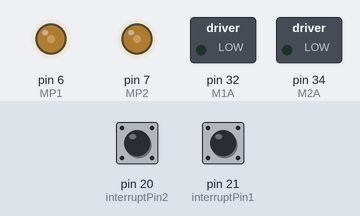
The sketch below on a simulated Arduino Mega 2560, built with avr-gcc and run on an emulated ATmega2560. On the bench: switched loads named in the sketch (green lamp = pin HIGH), output pins drawn as LEDs (lit = HIGH). Inputs (shaded band) come from the test bench; at power-on: pin 20 (interruptPin2) HIGH, pin 21 (interruptPin1) HIGH. Pins used as bus, display or sensor lines are not drawn; what the sketch prints to the serial monitor is not drawn.

Above: at 0.2 s.
Timing chart, 0 to 1.7 s (numbered marks = the images above):
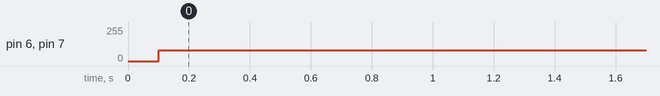

Measured:
- by itself, pin 6 (MP1), pin 7 (MP2): 0/255 → 80/255 at 0.10 s

The sketch:

ArduinoAGV.ino
```cpp
//interruptPin
const int interruptPin1 = 21;
const int channelPin1 = 23;
int varInt1 = 0;
const int interruptPin2 = 20;
const int channelPin2 = 25;
int varInt2 = 0;

//PID Controller
int errorPID, toleranceErr, target, scale, dir;
#define maxPIDPWM 80
#define minPIDPWM 20
#define tolerance 0.02
#define euler 2.71282
int finalPWM = 0;

//PID Calculation 1
int pos1 = 0;
long prevT1 = 0;
float eprev1 = 0;
float eintegral1 = 0;
float u1, pwr1, dedt1, e1, deltaT1;
long currT1;

//PID Calculation 2
int pos2 = 0;
long prevT2 = 0;
float eprev2 = 0;
float eintegral2 = 0;
float u2, pwr2, dedt2, e2, deltaT2;
long currT2;

float kp = 5;
float kd = 1;
float ki = 0.4;

//Mobile Robotics
int plan = 0;
int D = 9;
float ppr = 250;
float keliling = D*3.14;
float hasiljarak = keliling/ppr;
float jarakAkhir;

int pwm;
float M1, M2;

#define MP1 6
#define MP2 7

#define M2A 34
#define M2B 36
#define M1A 32
#define M1B 30

int m1;
int m2;

void setup() {
  Serial.begin(9600);
  delay(100);
  Serial.println("Dimulai");
  pinMode(interruptPin1, INPUT_PULLUP);
  pinMode(channelPin1, INPUT_PULLUP);
  attachInterrupt(digitalPinToInterrupt(interruptPin1), interrupt1, RISING);

  pinMode(interruptPin2, INPUT_PULLUP);
  pinMode(channelPin2, INPUT_PULLUP);
  attachInterrupt(digitalPinToInterrupt(interruptPin2), interrupt2, RISING);

  pinMode(MP1,OUTPUT);
  pinMode(MP2,OUTPUT);

  pinMode(M1A,OUTPUT);
  pinMode(M1B,OUTPUT);
  pinMode(M2A,OUTPUT);
  pinMode(M2B,OUTPUT);
}

void loop(){
  translationTPID(1000);
}
```

MobileRobotics.ino
```cpp
void preparePID(int err){
  errorPID = err;
  toleranceErr = (errorPID*tolerance);
  scale = fabs(errorPID);
  if(scale>maxPIDPWM){ scale=maxPIDPWM;}
  dir = 1;
  if(err<0){dir = -1;}
  }

void donePID(int varInt){
  if(varInt < (varInt + toleranceErr) && varInt > (varInt - toleranceErr)){
    configMotor(0, 0);
    delay(2000);
    }
    delay(50);
  }

void translationPID(int dir, int scale, int id){
  if(dir == -1){
    translation(scale, id);
  }
  else if(dir == 1){
    translation(-scale, id);
  }
}

void rotationPID(int dir, int scale, int id){
  if(dir == -1){
    rotation(scale, id);
  }
  else if(dir == 1){
    rotation(-scale, id);
  }
}


void translationTPID(int a){
  target = a;
  preparePID(PID1);
  translationPID(dir, scale, 1);
  donePID(varInt1);
  preparePID(PID2);
  translationPID(dir, scale, 2);
  }

void rotationTPID(int a){
  target = a;
  preparePID(PID1);
  rotationPID(dir, scale, 1);
  donePID(varInt1);
  preparePID(PID2);
  rotationPID(dir, scale, 2);
  donePID(varInt2);
  }
```

PID.ino
```cpp
int PID1(){
  // time difference
  currT1 = micros();
  deltaT1 = ((float) (currT1 - prevT1))/( 1.0e6 );
  prevT1 = currT1;

  // error
  e1 = varInt1-target;

  // derivative
  dedt1 = (e1-eprev1)/(deltaT1);

  // integral
  eintegral1 = eintegral1 + e1*deltaT1;

  // control signal
  u1 = kp*e1 + kd*dedt1 + ki*eintegral1;

  // store previous error
  eprev1 = e1;
  return e1;
}

int PID2(){
  // time difference
  currT2 = micros();
  deltaT2 = ((float) (currT2 - prevT2))/( 1.0e6 );
  prevT2 = currT2;

  // error
  e2 = varInt2-target;

  // derivative
  dedt2 = (e2-eprev2)/(deltaT2);

  // integral
  eintegral2 = eintegral2 + e2*deltaT2;

  // control signal
  u2 = kp*e2 + kd*dedt2 + ki*eintegral2;

  // store previous error
  eprev2 = e2;
  return e2;
}


//void checkCalc(){
//    Serial.print(scale);Serial.print("; u=");
//    Serial.print(u);Serial.print("; e=");
//    Serial.print(e);Serial.print("; dedt=");
//    Serial.print(dedt);Serial.print("; i=");
//    Serial.print(eintegral);Serial.print("; s=");
//    Serial.print(varInt2*hasiljarak);Serial.println("cm");
//  }
```

interrupt.ino
```cpp
void interrupt1(){
 (digitalRead(interruptPin1) == digitalRead(channelPin1))?varInt1++:varInt1--;
}

void interrupt2(){
  (digitalRead(interruptPin2) == digitalRead(channelPin2))?varInt2--:varInt2++;
}


void cekpulsamotor(){
  Serial.print("Pulsa 1= "); Serial.print(varInt1);
  Serial.print(" Pulsa 2= "); Serial.print(varInt2);

  delay(100);
}
void cekotomatis(int u, int varInt){
  Serial.print("  U: "); Serial.print(u);
  Serial.print(" Pulsa= "); Serial.print(varInt);
  delay(100);
  }
```

kinematics.ino
```cpp
int dWhell, dRobot, pulse;

int rotate(int degree){
    int result = ((degree/180) * (dWhell/dRobot) * pulse);
    return result;
}

void translation(int motor, int id){
    if(id==1){
        configMotor(motor, 0);
    }
    if(id==2){
        configMotor(0, motor);
    }
}

void rotation(int motor, int id){
    if(id==1){
        configMotor(motor, 0);
    }
    if(id==2){
        configMotor(0, -motor);
    }
}
```

motor.ino
```cpp
int setPWM(int args){
  if(args >= maxPIDPWM){
    args = maxPIDPWM;
    return fabs(args);
  }
  if(args <= minPIDPWM){
    args = maxPIDPWM;
    return fabs(args);
  }else{
    return fabs(args);
    }
}

void writeSignal(int main, int a, int b, int c, bool xA, bool xB){
    analogWrite(a, setPWM(main));
    digitalWrite(b, xA);
    digitalWrite(c, xB);
  }

void setMotor(int main, int mA, int mB, int mP){
  if(main>0){
    writeSignal(main, mP, mA, mB, HIGH, LOW);
  }
  if(main<0){
    writeSignal(main, mP, mA, mB, LOW, HIGH);
  }
  if(main==0){
    writeSignal(main, mP, mA, mB, LOW, LOW);
  }
}

void configMotor(int m1, int m2){
  setMotor(m1, M1A, M1B, MP1);
  setMotor(m2, M2A, M2B, MP2);
}
```
